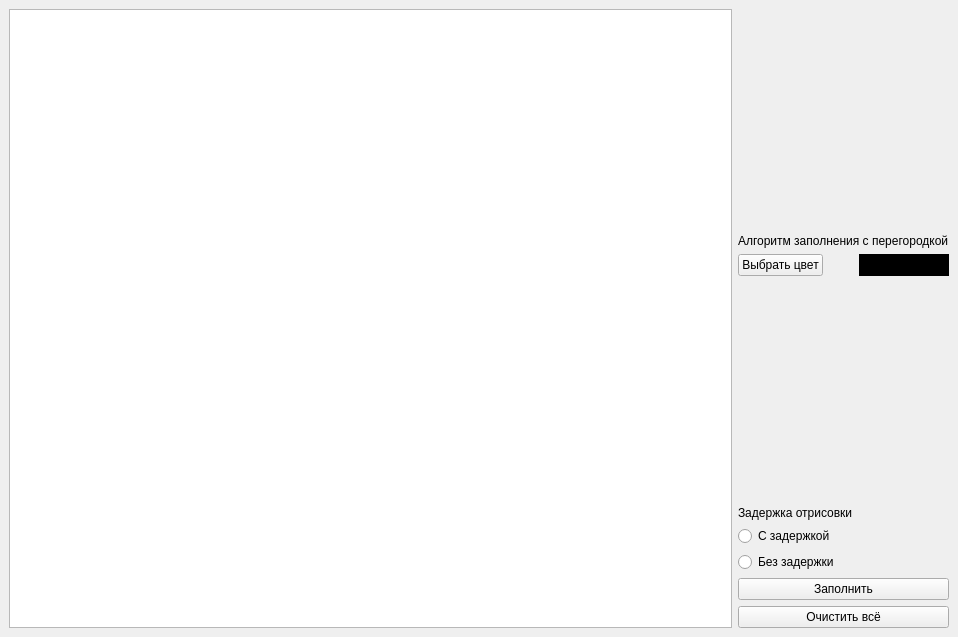
<?xml version="1.0" encoding="UTF-8"?>
<ui version="4.0">
 <class>MainWindow</class>
 <widget class="QMainWindow" name="MainWindow">
  <property name="geometry">
   <rect>
    <x>0</x>
    <y>0</y>
    <width>958</width>
    <height>637</height>
   </rect>
  </property>
  <property name="sizePolicy">
   <sizepolicy hsizetype="Expanding" vsizetype="Expanding">
    <horstretch>0</horstretch>
    <verstretch>0</verstretch>
   </sizepolicy>
  </property>
  <property name="windowTitle">
   <string>MainWindow</string>
  </property>
  <property name="toolTipDuration">
   <number>0</number>
  </property>
  <property name="layoutDirection">
   <enum>Qt::LeftToRight</enum>
  </property>
  <widget class="QWidget" name="centralwidget">
   <property name="sizePolicy">
    <sizepolicy hsizetype="MinimumExpanding" vsizetype="MinimumExpanding">
     <horstretch>0</horstretch>
     <verstretch>0</verstretch>
    </sizepolicy>
   </property>
   <layout class="QHBoxLayout" name="horizontalLayout_2">
    <item>
     <widget class="QGraphicsView" name="graphview">
      <property name="enabled">
       <bool>true</bool>
      </property>
      <property name="sizePolicy">
       <sizepolicy hsizetype="Expanding" vsizetype="Expanding">
        <horstretch>0</horstretch>
        <verstretch>0</verstretch>
       </sizepolicy>
      </property>
      <property name="minimumSize">
       <size>
        <width>0</width>
        <height>0</height>
       </size>
      </property>
      <property name="verticalScrollBarPolicy">
       <enum>Qt::ScrollBarAlwaysOff</enum>
      </property>
      <property name="horizontalScrollBarPolicy">
       <enum>Qt::ScrollBarAlwaysOff</enum>
      </property>
     </widget>
    </item>
    <item>
     <layout class="QVBoxLayout" name="verticalLayout">
      <item>
       <layout class="QFormLayout" name="formLayout">
        <item row="0" column="0" colspan="2">
         <spacer name="verticalSpacer_2">
          <property name="orientation">
           <enum>Qt::Vertical</enum>
          </property>
          <property name="sizeHint" stdset="0">
           <size>
            <width>20</width>
            <height>40</height>
           </size>
          </property>
         </spacer>
        </item>
        <item row="1" column="0" colspan="2">
         <widget class="QLabel" name="label">
          <property name="text">
           <string>Алгоритм заполнения с перегородкой</string>
          </property>
         </widget>
        </item>
        <item row="2" column="0">
         <widget class="QPushButton" name="but_choose_colour">
          <property name="text">
           <string>Выбрать цвет</string>
          </property>
         </widget>
        </item>
        <item row="2" column="1">
         <widget class="QLabel" name="label_colour">
          <property name="styleSheet">
           <string notr="true">background-color: #000000</string>
          </property>
          <property name="text">
           <string/>
          </property>
         </widget>
        </item>
        <item row="3" column="0" colspan="2">
         <spacer name="verticalSpacer">
          <property name="orientation">
           <enum>Qt::Vertical</enum>
          </property>
          <property name="sizeHint" stdset="0">
           <size>
            <width>20</width>
            <height>40</height>
           </size>
          </property>
         </spacer>
        </item>
        <item row="4" column="0">
         <widget class="QLabel" name="label_sleep">
          <property name="text">
           <string>Задержка отрисовки</string>
          </property>
         </widget>
        </item>
        <item row="5" column="0">
         <widget class="QRadioButton" name="radiobut_is_sleep">
          <property name="text">
           <string>С задержкой</string>
          </property>
         </widget>
        </item>
        <item row="6" column="0">
         <widget class="QRadioButton" name="radiobut_no_sleep">
          <property name="text">
           <string>Без задержки</string>
          </property>
         </widget>
        </item>
        <item row="7" column="0" colspan="2">
         <widget class="QPushButton" name="but_fill">
          <property name="text">
           <string>Заполнить</string>
          </property>
         </widget>
        </item>
       </layout>
      </item>
      <item>
       <widget class="QPushButton" name="but_clean_all">
        <property name="text">
         <string>Очистить всё</string>
        </property>
       </widget>
      </item>
     </layout>
    </item>
   </layout>
  </widget>
 </widget>
 <resources/>
 <connections/>
</ui>
